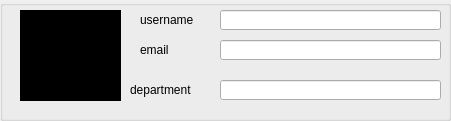
       <widget class="QGroupBox" name="groupBox_9">
        <property name="geometry">
         <rect>
          <x>260</x>
          <y>0</y>
          <width>451</width>
          <height>121</height>
         </rect>
        </property>
        <property name="title">
         <string/>
        </property>
        <widget class="QLineEdit" name="le_user_rfid">
         <property name="geometry">
          <rect>
           <x>220</x>
           <y>10</y>
           <width>221</width>
           <height>20</height>
          </rect>
         </property>
         <property name="styleSheet">
          <string notr="true">color:black;</string>
         </property>
         <property name="readOnly">
          <bool>true</bool>
         </property>
        </widget>
        <widget class="QLineEdit" name="le_email_rfid">
         <property name="geometry">
          <rect>
           <x>220</x>
           <y>40</y>
           <width>221</width>
           <height>20</height>
          </rect>
         </property>
         <property name="styleSheet">
          <string notr="true">color:black;</string>
         </property>
         <property name="readOnly">
          <bool>true</bool>
         </property>
        </widget>
        <widget class="QLineEdit" name="le_depart_rfid">
         <property name="geometry">
          <rect>
           <x>220</x>
           <y>80</y>
           <width>221</width>
           <height>20</height>
          </rect>
         </property>
         <property name="styleSheet">
          <string notr="true">color:black;</string>
         </property>
         <property name="readOnly">
          <bool>true</bool>
         </property>
        </widget>
        <widget class="QLabel" name="le_photo">
         <property name="geometry">
          <rect>
           <x>20</x>
           <y>10</y>
           <width>101</width>
           <height>91</height>
          </rect>
         </property>
         <property name="styleSheet">
          <string notr="true">background-color:black;</string>
         </property>
         <property name="text">
          <string/>
         </property>
        </widget>
        <widget class="QLabel" name="label">
         <property name="geometry">
          <rect>
           <x>140</x>
           <y>10</y>
           <width>71</width>
           <height>20</height>
          </rect>
         </property>
         <property name="styleSheet">
          <string notr="true">color:black;</string>
         </property>
         <property name="text">
          <string>username</string>
         </property>
        </widget>
        <widget class="QLabel" name="label_21">
         <property name="geometry">
          <rect>
           <x>140</x>
           <y>40</y>
           <width>61</width>
           <height>20</height>
          </rect>
         </property>
         <property name="styleSheet">
          <string notr="true">color:black;</string>
         </property>
         <property name="text">
          <string>email</string>
         </property>
        </widget>
        <widget class="QLabel" name="label_22">
         <property name="geometry">
          <rect>
           <x>130</x>
           <y>80</y>
           <width>81</width>
           <height>20</height>
          </rect>
         </property>
         <property name="styleSheet">
          <string notr="true">color:black;</string>
         </property>
         <property name="text">
          <string>department</string>
         </property>
        </widget>
       </widget>
